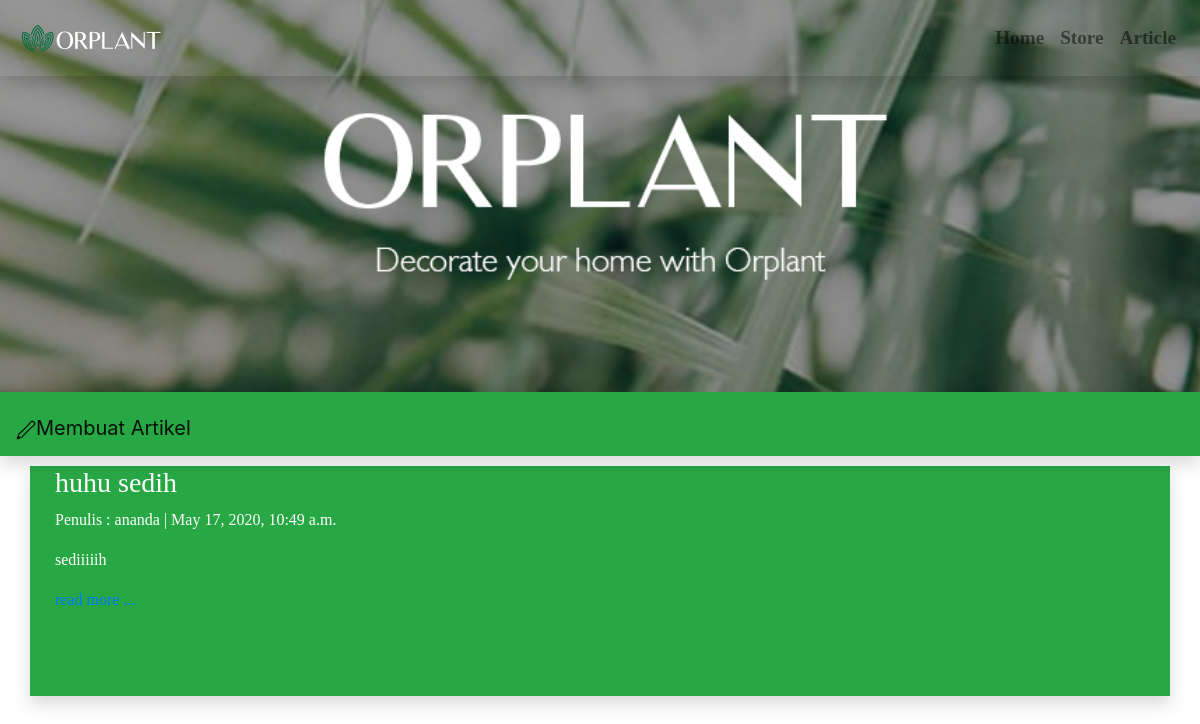
The app's page /artikel/, older data.
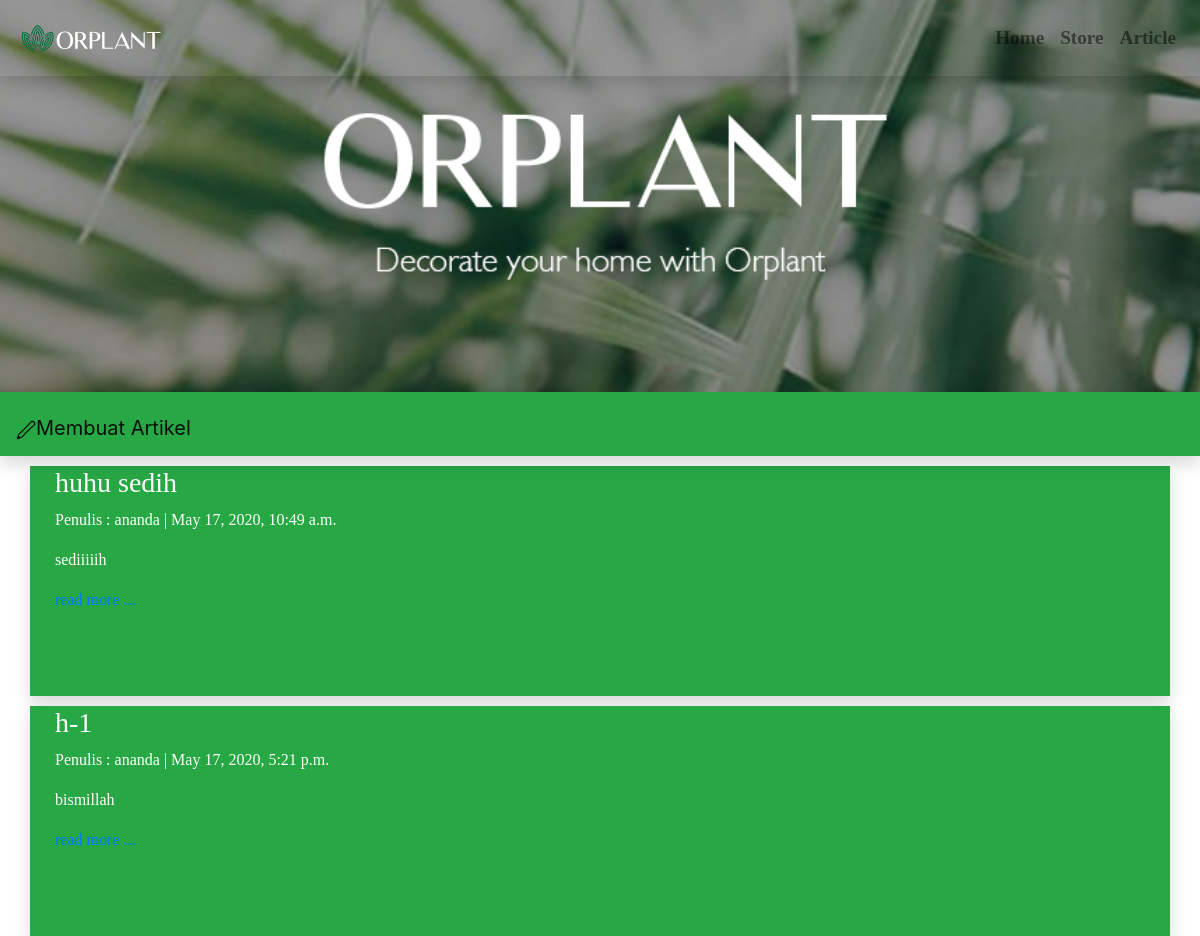
The same page, newer data.
### artikel/models.py (models this page shows, shortened)
class PostModel(models.Model):
	judul		= models.CharField(max_length=255)
	body		= models.TextField()
	publish		= models.DateTimeField(auto_now_add = True)
	slug		= models.SlugField(blank=True, editable = False)
	author		= models.CharField(max_length = 100)

### artikel/views.py (the view)
def allPost(request):
     posts = PostModel.objects.all();
     context = {
          'title':'Orplant Artikel',
          'Posts':posts,
     }
     return render(request,'artikel/index.html', context)

### artikel/templates/artikel/index.html
{% extends "base.html" %}
{% block content %}
<nav class="navbar navbar-expand-md navbar-light bg-success shadow" style="margin-top: -40px">
	  <a class="navbar-brand" href="create/">
	  	<h3></h3><img src="/static/img/pngflow.com.png" style="height:20px">Membuat Artikel</a>
</nav>
	{% for post in Posts %}
	<div class="container-fluid">
		<div class="container bg-success text-white shadow" style=" center; height: 230px; margin-top: 10px" id="myBody">
			<div style="font-family: 'Times New Roman', Times, serif; margin-left: 10px;">
				<h3>{{post.judul}}</h3>
				<p>Penulis : {{post.author}} | {{post.publish}} </p>
				<p>{{post.body|truncatechars:200}}</p>
				<a href="/artikel/singlepost/{{post.slug}}" title="">
					<p>read more ...</p>
				</a>
			</div>
		</div>
	</div>
	{% endfor %}
{% endblock content %}

### templates/base.html (shortened to what this page needs)
{% load static %}
<!DOCTYPE html>
<html>
<head>
	{% include "snippets/styles.html" %}
	{% block app_css %}
	<link rel="stylesheet" type="text/css" href="{% static "css/styles.css" %}">
	{% endblock app_css %}
</head>
<body>
	{% include "snippets/navbar.html" %}
	<div class="jumbotron jumbotron-fluid">
	</div>
	{% block content %}
	{% endblock content %}
</body>
</html>

### templates/snippets/styles.html
{% load static %}
<link rel="stylesheet" type="text/css" href="{% static "vendor/bootstrap/bootstrap.css" %}">

### templates/snippets/navbar.html (shortened to what this page needs)
{% load static %}
<nav class="navbar fixed-top navbar-expand-sm navbar-light shadow" id="myNav">
	<a class="navbar-brand" href="/">
		<img style="height:50px" src="{% static "img/Logo_Orplant_Text.png" %}" alt="">
	</a>
	<div class="collapse navbar-collapse" id="navbarSupportedContent">
		<ul class="navbar-nav ml-auto">
			<li class="nav-item">
				<a class="nav-link"
					style="font-family:Cambria, Cochin, Georgia, Times, 'Times New Roman', serif; font-weight:bold; font-size: larger; "
					href="/" title="">Home</a>
			</li>
			<li class="nav-item">
				<a class="nav-link"
					style="font-family:Cambria, Cochin, Georgia, Times, 'Times New Roman', serif; font-weight:bold; font-size: larger;"
					href="/store" title="">Store</a>
			</li>
			<li class="nav-item">
				<a class="nav-link"
					style="font-family:Cambria, Cochin, Georgia, Times, 'Times New Roman', serif; font-weight:bold; font-size: larger;"
					href="/artikel" title="">Article</a>
			</li>
		</ul>
	</div>
</nav>

### templates/snippets/scripts.html (shortened to what this page needs)
{% load static %}

### static/css/styles.css (style rules this page uses)
.jumbotron { background-image:url("/static/img/mainHeader.png"); background-position:center; background-size: cover; height:400px; }

Row changes from the older to the newer data that the page shows:
added PostModel: judul "h-1", author "ananda", publish "May 17, 2020, 5:21 p.m.", body "bismillah"
